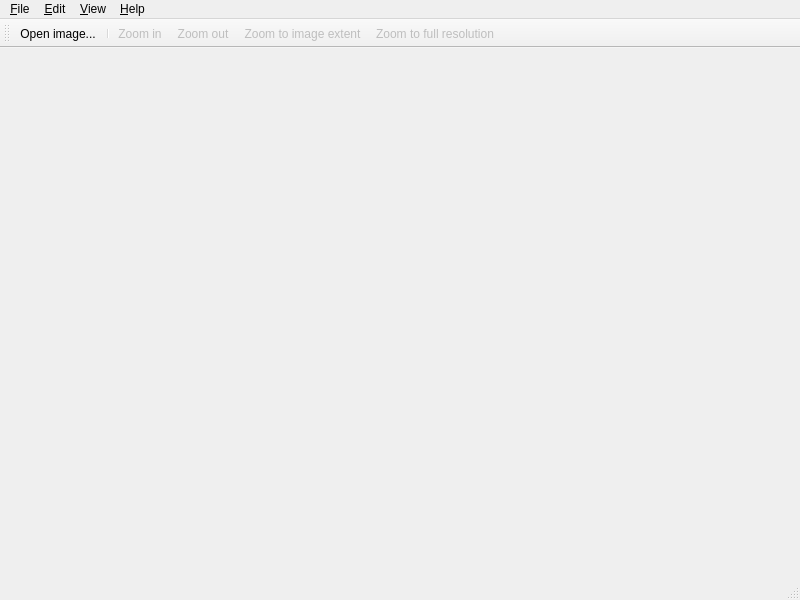
<?xml version="1.0" encoding="UTF-8"?>
<ui version="4.0">
 <class>mvd::MainWindow</class>
 <widget class="QMainWindow" name="mvd::MainWindow">
  <property name="geometry">
   <rect>
    <x>0</x>
    <y>0</y>
    <width>800</width>
    <height>600</height>
   </rect>
  </property>
  <property name="windowTitle">
   <string>Main window</string>
  </property>
  <property name="locale">
   <locale language="C" country="AnyCountry"/>
  </property>
  <widget class="QWidget" name="m_CentralWidget"/>
  <widget class="QMenuBar" name="m_MenuBar">
   <property name="geometry">
    <rect>
     <x>0</x>
     <y>0</y>
     <width>800</width>
     <height>25</height>
    </rect>
   </property>
   <widget class="QMenu" name="menu_File">
    <property name="title">
     <string>&amp;File</string>
    </property>
    <addaction name="action_OpenImage"/>
    <addaction name="separator"/>
    <addaction name="action_Quit"/>
   </widget>
   <widget class="QMenu" name="menu_Help">
    <property name="title">
     <string>&amp;Help</string>
    </property>
    <addaction name="action_About"/>
   </widget>
   <widget class="QMenu" name="menu_View">
    <property name="title">
     <string>&amp;View</string>
    </property>
   </widget>
   <widget class="QMenu" name="menu_Edit">
    <property name="title">
     <string>&amp;Edit</string>
    </property>
    <addaction name="action_Preferences"/>
   </widget>
   <addaction name="menu_File"/>
   <addaction name="menu_Edit"/>
   <addaction name="menu_View"/>
   <addaction name="menu_Help"/>
  </widget>
  <widget class="QStatusBar" name="m_StatusBar"/>
  <widget class="QToolBar" name="m_ToolBar">
   <property name="enabled">
    <bool>true</bool>
   </property>
   <property name="windowTitle">
    <string>Main toolbar</string>
   </property>
   <attribute name="toolBarArea">
    <enum>TopToolBarArea</enum>
   </attribute>
   <attribute name="toolBarBreak">
    <bool>false</bool>
   </attribute>
   <addaction name="action_OpenImage"/>
   <addaction name="separator"/>
   <addaction name="action_ZoomIn"/>
   <addaction name="action_ZoomOut"/>
   <addaction name="action_ZoomExtent"/>
   <addaction name="action_ZoomFull"/>
  </widget>
  <action name="action_Quit">
   <property name="text">
    <string>&amp;Quit</string>
   </property>
   <property name="toolTip">
    <string>Quit application.</string>
   </property>
   <property name="shortcut">
    <string>Ctrl+Q</string>
   </property>
  </action>
  <action name="action_OpenImage">
   <property name="enabled">
    <bool>true</bool>
   </property>
   <property name="icon">
    <iconset resource="mvdMainWindow.qrc">
     <normaloff>:/icons/action_Open_Icon</normaloff>:/icons/action_Open_Icon</iconset>
   </property>
   <property name="text">
    <string>&amp;Open image...</string>
   </property>
   <property name="iconText">
    <string>Open image...</string>
   </property>
   <property name="toolTip">
    <string>Open image-file.</string>
   </property>
   <property name="shortcut">
    <string>Ctrl+O</string>
   </property>
  </action>
  <action name="action_About">
   <property name="text">
    <string>&amp;About...</string>
   </property>
   <property name="iconText">
    <string>About...</string>
   </property>
   <property name="toolTip">
    <string>About...</string>
   </property>
  </action>
  <action name="action_Preferences">
   <property name="enabled">
    <bool>true</bool>
   </property>
   <property name="text">
    <string>Prefere&amp;nces</string>
   </property>
  </action>
  <action name="action_ZoomIn">
   <property name="enabled">
    <bool>false</bool>
   </property>
   <property name="icon">
    <iconset resource="mvdMainWindow.qrc">
     <normaloff>:/icons/action_ZoomIn_Icon</normaloff>:/icons/action_ZoomIn_Icon</iconset>
   </property>
   <property name="text">
    <string>Zoom in</string>
   </property>
   <property name="shortcut">
    <string>Ctrl++</string>
   </property>
  </action>
  <action name="action_ZoomOut">
   <property name="enabled">
    <bool>false</bool>
   </property>
   <property name="icon">
    <iconset resource="mvdMainWindow.qrc">
     <normaloff>:/icons/action_ZoomOut_Icon</normaloff>:/icons/action_ZoomOut_Icon</iconset>
   </property>
   <property name="text">
    <string>Zoom out</string>
   </property>
   <property name="shortcut">
    <string>Ctrl+-</string>
   </property>
  </action>
  <action name="action_ZoomExtent">
   <property name="enabled">
    <bool>false</bool>
   </property>
   <property name="icon">
    <iconset resource="mvdMainWindow.qrc">
     <normaloff>:/icons/action_ZoomExtent_Icon</normaloff>:/icons/action_ZoomExtent_Icon</iconset>
   </property>
   <property name="text">
    <string>Zoom to image extent</string>
   </property>
  </action>
  <action name="action_ZoomFull">
   <property name="enabled">
    <bool>false</bool>
   </property>
   <property name="icon">
    <iconset resource="mvdMainWindow.qrc">
     <normaloff>:/icons/action_ZoomFull_Icon</normaloff>:/icons/action_ZoomFull_Icon</iconset>
   </property>
   <property name="text">
    <string>Zoom to full resolution</string>
   </property>
  </action>
 </widget>
 <resources>
  <include location="mvdMainWindow.qrc"/>
 </resources>
 <connections/>
</ui>
